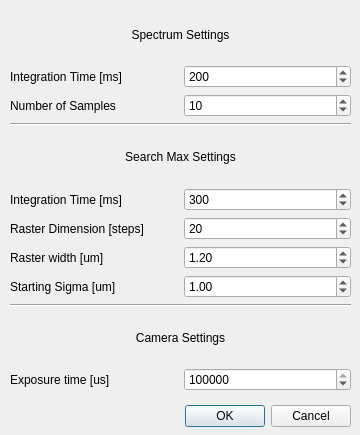
<?xml version="1.0" encoding="UTF-8"?>
<ui version="4.0">
 <class>SettingsDialog</class>
 <widget class="QDialog" name="SettingsDialog">
  <property name="geometry">
   <rect>
    <x>0</x>
    <y>0</y>
    <width>360</width>
    <height>435</height>
   </rect>
  </property>
  <property name="sizePolicy">
   <sizepolicy hsizetype="Fixed" vsizetype="Fixed">
    <horstretch>0</horstretch>
    <verstretch>0</verstretch>
   </sizepolicy>
  </property>
  <property name="minimumSize">
   <size>
    <width>360</width>
    <height>435</height>
   </size>
  </property>
  <property name="maximumSize">
   <size>
    <width>360</width>
    <height>435</height>
   </size>
  </property>
  <property name="baseSize">
   <size>
    <width>360</width>
    <height>440</height>
   </size>
  </property>
  <property name="windowTitle">
   <string>Settings</string>
  </property>
  <property name="layoutDirection">
   <enum>Qt::LeftToRight</enum>
  </property>
  <property name="sizeGripEnabled">
   <bool>false</bool>
  </property>
  <property name="modal">
   <bool>false</bool>
  </property>
  <widget class="QDialogButtonBox" name="buttonBox">
   <property name="geometry">
    <rect>
     <x>10</x>
     <y>400</y>
     <width>341</width>
     <height>32</height>
    </rect>
   </property>
   <property name="orientation">
    <enum>Qt::Horizontal</enum>
   </property>
   <property name="standardButtons">
    <set>QDialogButtonBox::Cancel|QDialogButtonBox::Ok</set>
   </property>
  </widget>
  <widget class="QWidget" name="verticalLayoutWidget">
   <property name="geometry">
    <rect>
     <x>10</x>
     <y>10</y>
     <width>341</width>
     <height>381</height>
    </rect>
   </property>
   <layout class="QVBoxLayout" name="verticalLayout">
    <item>
     <widget class="QLabel" name="label">
      <property name="sizePolicy">
       <sizepolicy hsizetype="Preferred" vsizetype="Preferred">
        <horstretch>0</horstretch>
        <verstretch>0</verstretch>
       </sizepolicy>
      </property>
      <property name="text">
       <string>Spectrum Settings</string>
      </property>
      <property name="alignment">
       <set>Qt::AlignCenter</set>
      </property>
     </widget>
    </item>
    <item>
     <layout class="QHBoxLayout" name="horizontalLayout">
      <item>
       <widget class="QLabel" name="label_2">
        <property name="text">
         <string>Integration Time [ms]</string>
        </property>
       </widget>
      </item>
      <item>
       <widget class="QSpinBox" name="integration_time_spin">
        <property name="frame">
         <bool>true</bool>
        </property>
        <property name="minimum">
         <number>10</number>
        </property>
        <property name="maximum">
         <number>10000</number>
        </property>
        <property name="singleStep">
         <number>10</number>
        </property>
        <property name="value">
         <number>200</number>
        </property>
       </widget>
      </item>
     </layout>
    </item>
    <item>
     <layout class="QHBoxLayout" name="horizontalLayout_2">
      <item>
       <widget class="QLabel" name="label_3">
        <property name="text">
         <string>Number of Samples</string>
        </property>
       </widget>
      </item>
      <item>
       <widget class="QSpinBox" name="number_of_samples_spin">
        <property name="minimum">
         <number>1</number>
        </property>
        <property name="maximum">
         <number>10000</number>
        </property>
        <property name="value">
         <number>10</number>
        </property>
       </widget>
      </item>
     </layout>
    </item>
    <item>
     <widget class="Line" name="line">
      <property name="orientation">
       <enum>Qt::Horizontal</enum>
      </property>
     </widget>
    </item>
    <item>
     <widget class="QLabel" name="label_4">
      <property name="sizePolicy">
       <sizepolicy hsizetype="Preferred" vsizetype="Preferred">
        <horstretch>0</horstretch>
        <verstretch>0</verstretch>
       </sizepolicy>
      </property>
      <property name="text">
       <string>Search Max Settings</string>
      </property>
      <property name="alignment">
       <set>Qt::AlignCenter</set>
      </property>
     </widget>
    </item>
    <item>
     <layout class="QHBoxLayout" name="horizontalLayout_3">
      <item>
       <widget class="QLabel" name="label_5">
        <property name="text">
         <string>Integration Time [ms]</string>
        </property>
       </widget>
      </item>
      <item>
       <widget class="QSpinBox" name="search_int_time_spin">
        <property name="minimum">
         <number>10</number>
        </property>
        <property name="maximum">
         <number>10000</number>
        </property>
        <property name="value">
         <number>300</number>
        </property>
       </widget>
      </item>
     </layout>
    </item>
    <item>
     <layout class="QHBoxLayout" name="horizontalLayout_4">
      <item>
       <widget class="QLabel" name="label_6">
        <property name="text">
         <string>Raster Dimension [steps]</string>
        </property>
       </widget>
      </item>
      <item>
       <widget class="QSpinBox" name="rasterdim_spin">
        <property name="minimum">
         <number>1</number>
        </property>
        <property name="maximum">
         <number>500</number>
        </property>
        <property name="value">
         <number>20</number>
        </property>
       </widget>
      </item>
     </layout>
    </item>
    <item>
     <layout class="QHBoxLayout" name="horizontalLayout_5">
      <item>
       <widget class="QLabel" name="label_7">
        <property name="text">
         <string>Raster width [um]</string>
        </property>
       </widget>
      </item>
      <item>
       <widget class="QDoubleSpinBox" name="rasterwidth_spin">
        <property name="minimum">
         <double>0.500000000000000</double>
        </property>
        <property name="maximum">
         <double>20.000000000000000</double>
        </property>
        <property name="value">
         <double>1.200000000000000</double>
        </property>
       </widget>
      </item>
     </layout>
    </item>
    <item>
     <layout class="QHBoxLayout" name="horizontalLayout_6">
      <item>
       <widget class="QLabel" name="label_8">
        <property name="text">
         <string>Starting Sigma [um]</string>
        </property>
       </widget>
      </item>
      <item>
       <widget class="QDoubleSpinBox" name="sigma_spin">
        <property name="minimum">
         <double>0.100000000000000</double>
        </property>
        <property name="maximum">
         <double>10.000000000000000</double>
        </property>
        <property name="singleStep">
         <double>0.100000000000000</double>
        </property>
        <property name="value">
         <double>1.000000000000000</double>
        </property>
       </widget>
      </item>
     </layout>
    </item>
    <item>
     <widget class="Line" name="line_2">
      <property name="orientation">
       <enum>Qt::Horizontal</enum>
      </property>
     </widget>
    </item>
    <item>
     <widget class="QLabel" name="label_9">
      <property name="text">
       <string>Camera Settings</string>
      </property>
      <property name="alignment">
       <set>Qt::AlignCenter</set>
      </property>
     </widget>
    </item>
    <item>
     <layout class="QHBoxLayout" name="horizontalLayout_7">
      <item>
       <widget class="QLabel" name="label_10">
        <property name="text">
         <string>Exposure time [us]</string>
        </property>
       </widget>
      </item>
      <item>
       <widget class="QSpinBox" name="exposure_time_spin">
        <property name="minimum">
         <number>50</number>
        </property>
        <property name="maximum">
         <number>1000000</number>
        </property>
        <property name="singleStep">
         <number>10</number>
        </property>
        <property name="value">
         <number>100000</number>
        </property>
       </widget>
      </item>
     </layout>
    </item>
   </layout>
  </widget>
 </widget>
 <resources/>
 <connections>
  <connection>
   <sender>buttonBox</sender>
   <signal>accepted()</signal>
   <receiver>SettingsDialog</receiver>
   <slot>accept()</slot>
   <hints>
    <hint type="sourcelabel">
     <x>248</x>
     <y>254</y>
    </hint>
    <hint type="destinationlabel">
     <x>157</x>
     <y>274</y>
    </hint>
   </hints>
  </connection>
  <connection>
   <sender>buttonBox</sender>
   <signal>rejected()</signal>
   <receiver>SettingsDialog</receiver>
   <slot>reject()</slot>
   <hints>
    <hint type="sourcelabel">
     <x>316</x>
     <y>260</y>
    </hint>
    <hint type="destinationlabel">
     <x>286</x>
     <y>274</y>
    </hint>
   </hints>
  </connection>
 </connections>
</ui>
